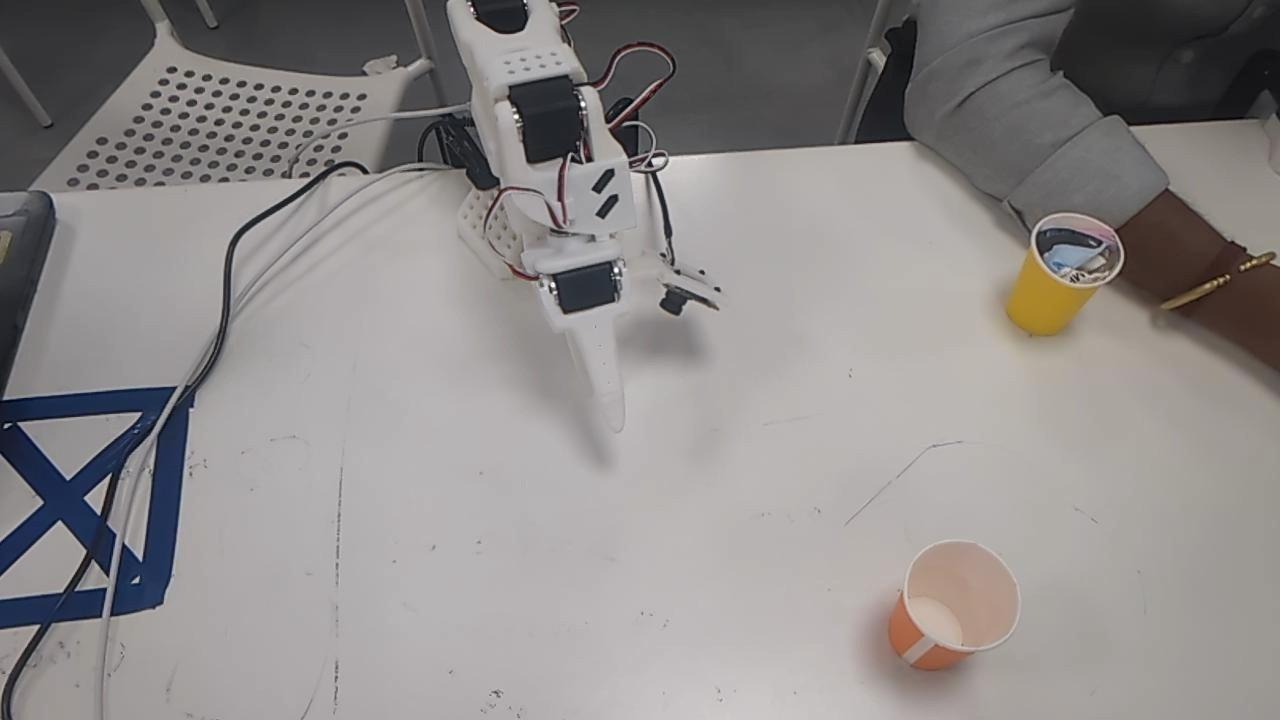
#> input picture camera_probe/cam_index_0_1280x720.jpg, 1280 x 720 px, given in place of the camera
$ python task1_vision_gate.py --camera-index 5
#> lines starting #> are read from the running program, lines starting #| are printed output that depends on the picture; after the words box and inside, x2 and y2 are one past the last pixel; in counts of white or black regions, pixels touching at a corner belong together
#!/usr/bin/env python3
"""Task 1 preflight vision check.

This is deliberately a gate, not the manipulation controller. The ACT policy
still drives the robot. We briefly open the overhead camera before LeRobot
starts, verify it returns a real frame, optionally run YOLO11 for visibility
debugging, save an annotated frame, and release the camera.

Why not run YOLO during `lerobot-record --policy.path`?
On macOS, a UVC camera is usually owned by one process at a time. Running YOLO
in a separate process while LeRobot also reads the same camera can make the
policy fail to open the camera. So this script only checks before motion.
"""
from __future__ import annotations

import argparse
import sys
import time
from pathlib import Path

import cv2
import numpy as np


def parse_args() -> argparse.Namespace:
    parser = argparse.ArgumentParser(description=__doc__)
    parser.add_argument("--camera-index", type=int, required=True)
    parser.add_argument("--width", type=int, default=640)
    parser.add_argument("--height", type=int, default=480)
    parser.add_argument("--warmup-frames", type=int, default=8)
    parser.add_argument("--yolo-weights", type=Path, default=Path("yolo11n.pt"))
    parser.add_argument("--output-dir", type=Path, default=Path("outputs/task1_autonomous_debug"))
    parser.add_argument("--require-colored-object", action="store_true",
                        help="Fail if no saturated colored blob is visible. "
                             "Leave off unless the cube is a strong solid color.")
    return parser.parse_args()


def detect_colored_blob(frame: np.ndarray) -> tuple[bool, tuple[int, int, int, int] | None, float]:
    """Very simple HSV saturation gate for a solid colored cube.

    This is intentionally broad: it is a sanity check that a colored object is
    in the overhead scene, not a classifier.
    """
    hsv = cv2.cvtColor(frame, cv2.COLOR_BGR2HSV)
    mask = cv2.inRange(hsv, (0, 55, 35), (179, 255, 255))
    mask = cv2.medianBlur(mask, 5)
    contours, _ = cv2.findContours(mask, cv2.RETR_EXTERNAL, cv2.CHAIN_APPROX_SIMPLE)
    if not contours:
        return False, None, 0.0
    contour = max(contours, key=cv2.contourArea)
    area = float(cv2.contourArea(contour))
    if area < 300:
        return False, None, area
    x, y, w, h = cv2.boundingRect(contour)
    return True, (x, y, w, h), area


def run_yolo(frame: np.ndarray, weights: Path) -> list[str]:
    if not weights.exists():
        return [f"YOLO skipped: weights not found at {weights}"]
    try:
        from ultralytics import YOLO
    except Exception as exc:  # pragma: no cover - environment dependent
        return [f"YOLO skipped: import failed: {exc}"]

    try:
        model = YOLO(str(weights))
        result = model(frame, verbose=False)[0]
    except Exception as exc:  # pragma: no cover - model/runtime dependent
        return [f"YOLO skipped: inference failed: {exc}"]

    detections: list[str] = []
    boxes = result.boxes
    if boxes is None or len(boxes) == 0:
        return ["YOLO detections: none"]
    for cls, conf in zip(boxes.cls, boxes.conf):
        detections.append(f"{model.names[int(cls)]}:{float(conf):.2f}")
    return detections


def main() -> int:
    args = parse_args()
    cap = cv2.VideoCapture(args.camera_index)
    cap.set(cv2.CAP_PROP_FRAME_WIDTH, args.width)
    cap.set(cv2.CAP_PROP_FRAME_HEIGHT, args.height)

    frame = None
    ok = False
    for _ in range(max(1, args.warmup_frames)):
        ok, frame = cap.read()
        if ok and frame is not None:
            time.sleep(0.03)
#> this loop made 8 passes
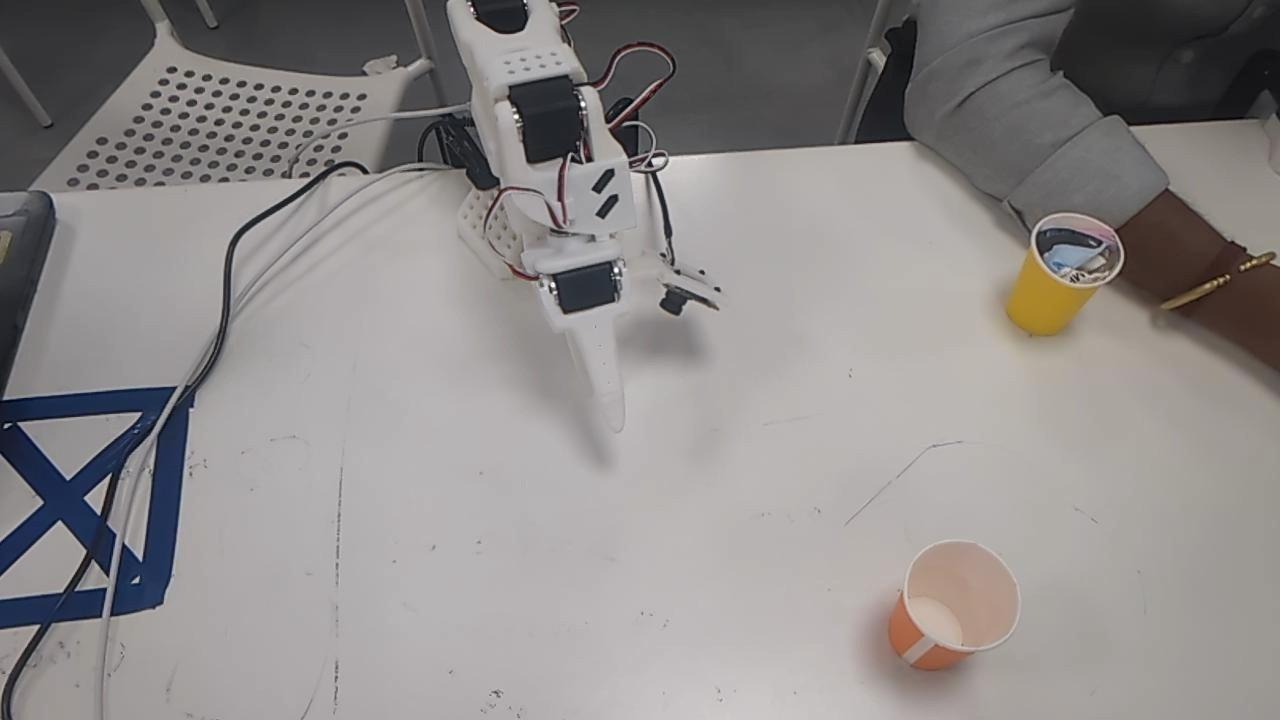
#> input picture camera_probe/cam_index_0_1280x720.jpg, 1280 x 720 px, given in place of the camera
    cap.release()

    if not ok or frame is None:
        print(f"[vision] ERROR: camera index {args.camera_index} did not return a frame.")
        return 2

    std = float(frame.std())
#> std = 48.56
    if std < 2.0:
        print(f"[vision] ERROR: camera frame looks blank/flat, std={std:.2f}.")
        return 2

    colored_ok, bbox, area = detect_colored_blob(frame)
#> in detect_colored_blob, frame is the input picture: shape (720, 1280, 3); mean B, G, R 137.6, 138.6, 142
#> in detect_colored_blob, `mask = cv2.inRange(hsv, (0, 55, 35), (179, 255, 255))`:
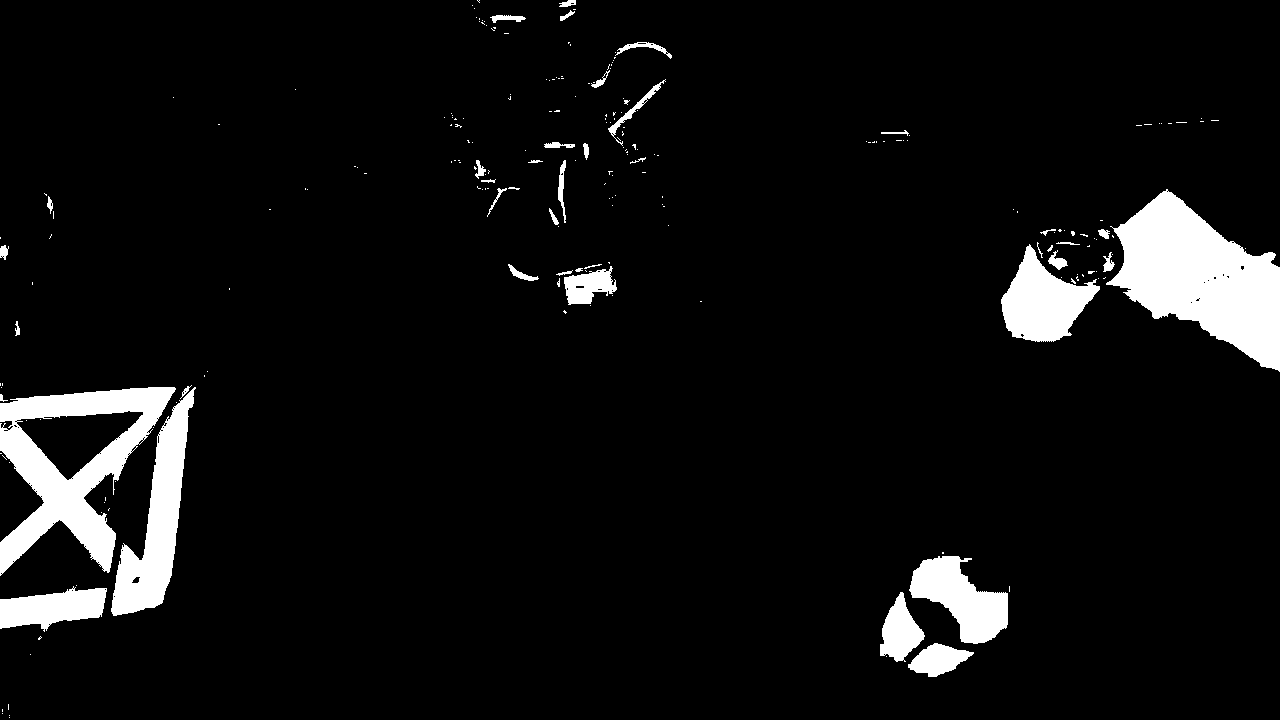
#> mask: shape (720, 1280); 6.3% white; 227 white regions (186 under 20 px), largest, box (x1, y1, x2, y2) and area: (1106, 189, 1280, 372) 17006, (0, 387, 176, 576) 13092, (111, 387, 196, 616) 7371
#> in detect_colored_blob, `mask = cv2.medianBlur(mask, 5)`:
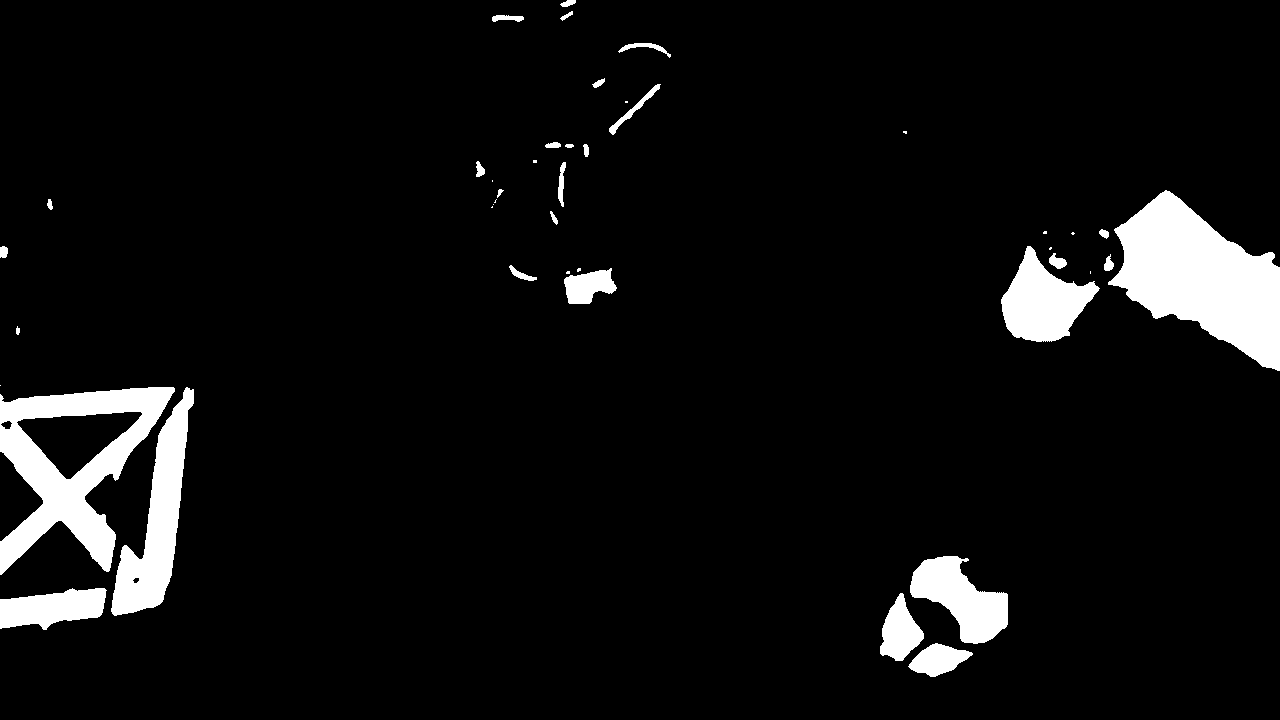
#> mask: shape (720, 1280); 6.2% white; 43 white regions (14 under 20 px)
#> in detect_colored_blob, `contours, _ = cv2.findContours(mask, cv2.RETR_EXTERNAL, cv2.CHAIN_APPR..`: contours = 43 contours, 16 with area under 20; largest, box (x1, y1, x2, y2) and area: (0, 387, 175, 575) 17128, (1108, 190, 1280, 371) 16760, (111, 387, 194, 616) 7174, (1001, 246, 1100, 342) 5064, (910, 556, 1008, 644) 4514
#> in detect_colored_blob, `contour = max(contours, key=cv2.contourArea)`: contour = contour of 213 points, box (x1, y1, x2, y2) (0, 387, 175, 575), area 17128
#> in detect_colored_blob, `area = float(cv2.contourArea(contour))`: area = 17127.5
#> in detect_colored_blob, `x, y, w, h = cv2.boundingRect(contour)`: x = 0; y = 387; w = 175; h = 188
#> colored_ok = True; bbox = (0, 387, 175, 188); area = 17127.5
    yolo_lines = run_yolo(frame, args.yolo_weights)
#> yolo_lines = 1 item

    annotated = frame.copy()
    if bbox is not None:
        x, y, w, h = bbox
#> x = 0; y = 387; w = 175; h = 188
        cv2.rectangle(annotated, (x, y), (x + w, y + h), (0, 255, 255), 2)
        cv2.putText(annotated, f"color blob area={area:.0f}", (x, max(20, y - 8)),
                    cv2.FONT_HERSHEY_SIMPLEX, 0.5, (0, 255, 255), 1, cv2.LINE_AA)
    cv2.putText(annotated, f"frame std={std:.1f}", (12, 24),
                cv2.FONT_HERSHEY_SIMPLEX, 0.6, (255, 255, 255), 2, cv2.LINE_AA)
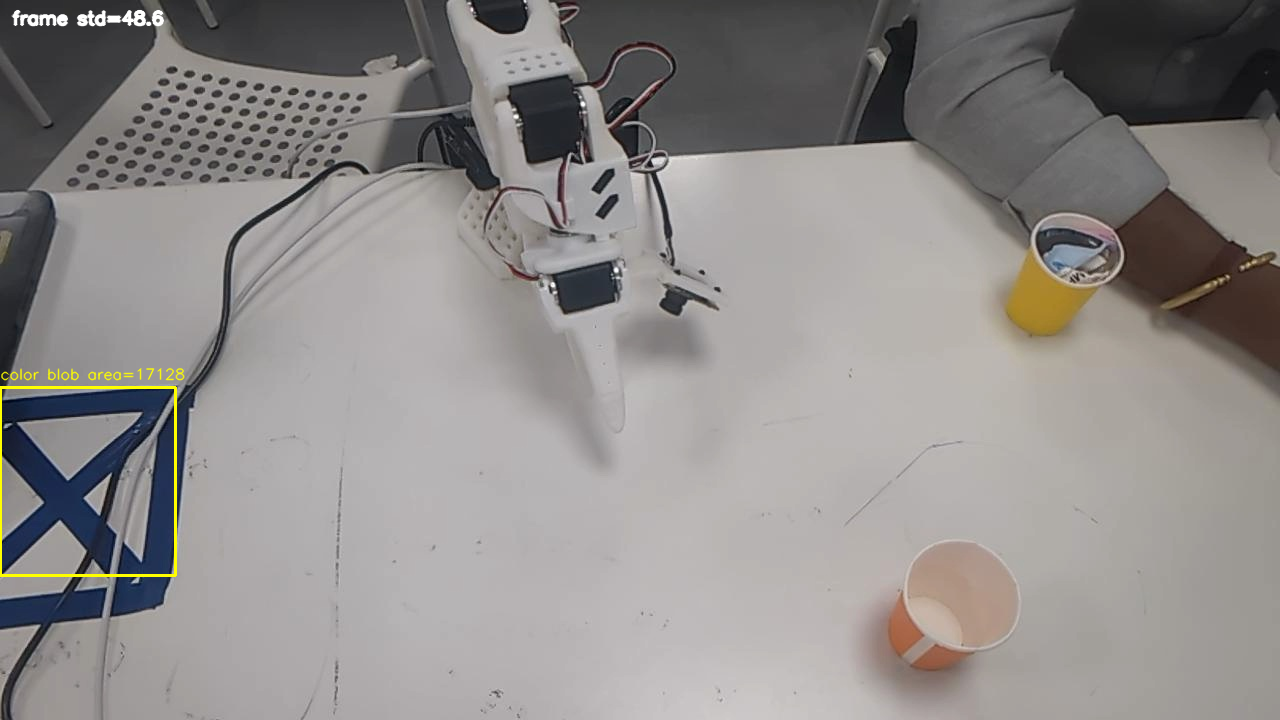
#> annotated: shape (720, 1280, 3); mean B, G, R 137.6, 139.2, 142.6

    args.output_dir.mkdir(parents=True, exist_ok=True)
    out = args.output_dir / f"task1_preflight_{time.strftime('%Y%m%d_%H%M%S')}.jpg"
    cv2.imwrite(str(out), annotated)

    print(f"[vision] overhead camera OK: index={args.camera_index}, std={std:.2f}")
#| [vision] overhead camera OK: index=5, std=48.56
    print(f"[vision] colored-object gate: {'OK' if colored_ok else 'not found'} (area={area:.0f})")
#| [vision] colored-object gate: OK (area=17128)
    print(f"[vision] debug frame: {out}")
#| [vision] debug frame: outputs/task1_autonomous_debug/task1_preflight_20261120_094706.jpg
    for line in yolo_lines:
        print(f"[vision] {line}")
#> this loop made 1 pass
#| [vision] YOLO skipped: weights not found at yolo11n.pt

    if args.require_colored_object and not colored_ok:
        print("[vision] ERROR: --require-colored-object was set, but no colored object was found.")
        return 3
    return 0


if __name__ == "__main__":
    sys.exit(main())
#> (the program exits here)
